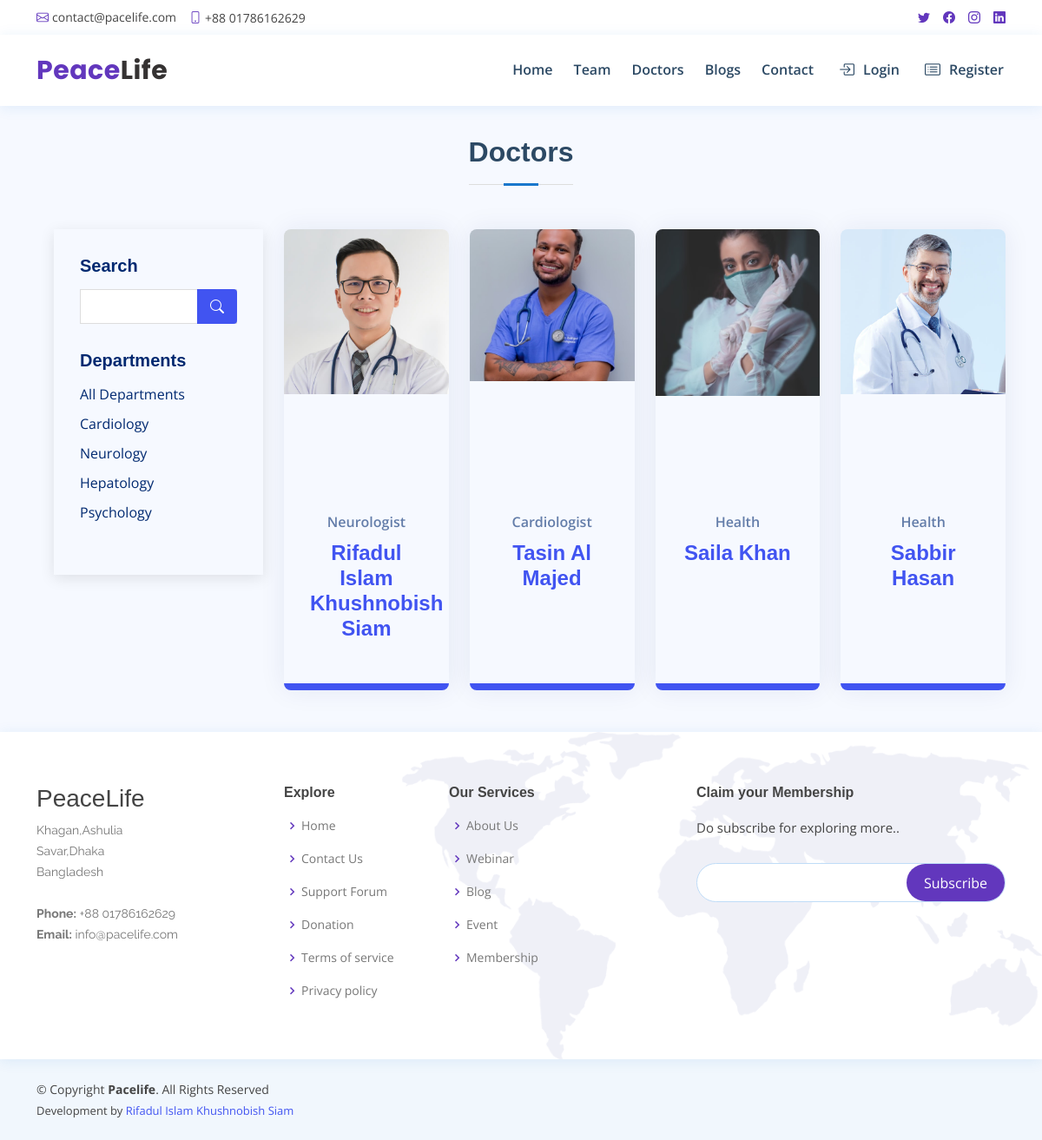
Screenshot of /doctor/ with the database file from the repository.
### doctor/models.py (models this page shows, shortened)
class Department(models.Model):
    name = models.CharField(max_length=100)
    image = models.ImageField(upload_to='medical/department/')
    about = RichTextField()
    slug = models.SlugField(max_length=300, null=True, blank=True)
    create_at = models.DateTimeField(auto_now_add=True)
    updated_at = models.DateTimeField(auto_now=True)

class Doctor(models.Model):
    doctor = models.OneToOneField(User, on_delete=models.CASCADE)
    full_name = models.CharField(max_length=1000)
    slug = models.SlugField(max_length=300, null=True, blank=True)
    department = models.OneToOneField(Department, on_delete=models.CASCADE)
    designation = models.CharField(max_length=100)
    about = RichTextField()
    education = RichTextField()
    experience = RichTextField()
    consulting_fee = models.FloatField(null=True)
    image = models.ImageField(
        upload_to='Doctor/images/')
    create_at = models.DateTimeField(auto_now_add=True)
    updated_at = models.DateTimeField(auto_now=True)

### doctor/views.py (the view)
# urls.py: path('', doctorsView, name='doctors'),
def doctorsView(request):
    template_name = 'doctor/doctors.html'
    search_doctor = request.GET.get('search')
    print('sdd',search_doctor)
    if search_doctor:
        quary = Q(Q(full_name__icontains=search_doctor) | Q(department__name=search_doctor) | Q(designation__icontains=search_doctor) | Q(about__icontains=search_doctor) | Q(consulting_fee__icontains=search_doctor))
        doctors = Doctor.objects.filter(quary)
    else:
        doctors = Doctor.objects.all()
    page = request.GET.get('page',1)
    paginator = Paginator(doctors,8)
    try:
        doctors = paginator.page(page)
    except PageNotAnInteger:
        doctors = paginator.page(1)
    except EmptyPage:
        doctors = paginator.page(paginator.num_pages)
    departments = Department.objects.all()
    context = {
        'doctors': doctors,
        'departments':departments
    }
    return render(request, template_name, context)

### templates/doctor/doctors.html (shortened to what this page needs)
{% extends 'base.html' %}
{% load static %}
{% block css_file %}
<link href="{% static 'assets/css/doctor.css' %}" rel="stylesheet">
{% endblock css_file %}
{% block main__content %}
<main id="main" style="margin-top:8.5rem" class="pb-5">
    <section id="recent-blog-posts" class="recent-blog-posts">
        <div class="container-fluid" data-aos="fade-up">
            <header class="section-title">
                <h2>Doctors</h2>
            </header>
            <div class="row">
                <div class="col-lg-3">
                    {% include 'doctor/doctor_sidebar.html' %}
                </div>
                <div class="col-lg-9">
                    <div class="row">
                        {% if doctors %}
                        {% for doctor in doctors %}
                        <div class="col-lg-3 text-center">
                            <div class="post-box">
                                <div class="post-img"><img src="{{doctor.image.url}}" class="img-fluid" alt=""></div>
                                <div class="card-info">
                                    <span class="post-date">{{doctor.designation}}</span>
                                    <h3 class="post-title"><a
                                            href="{%url 'doctor_details' slug=doctor.slug %}">{{doctor.full_name}}</a>
                                    </h3>
                                </div>
                            </div>
                        </div>
                        {% endfor %}
                        {% else %}
                        <div class="alert alert-primary" role="alert">
                            No Doctor Found!
                        </div>
                        {% endif %}
                    </div>
                </div>
            </div>
        </div>
    </section>
</main>
{% endblock main__content %}

### templates/doctor/doctor_sidebar.html
{% load static %}
<div class="sidebar">
    <h3 class="sidebar-title">Search</h3>
    <div class="sidebar-item search-form">
        <form action="{% url 'doctors' %}" method="GET">
            <input type="text" name='search'>
            <button type="submit"><i class="bi bi-search"></i></button>
        </form>
    </div>
    <h3 class="sidebar-title">Departments</h3>
    <div class="sidebar-item categories">
        <ul>
            <li>
                <a href="{%url 'doctors' %}">All Departments</a>
            </li>
            {% for department in departments %}
            <li>
                <a href="{%url 'department' department.id %}">{{department.name}}</a>
            </li>
            {% endfor %}
        </ul>
    </div>
</div>

### static/assets/css/base.css (style rules this page uses)
body { font-family: 'Open Sans', sans-serif; color: #444444; }
a { color: #6237bd; text-decoration: none; }
h1, h2, h3, h4, h5, h6 { font-family: 'Raleway', sans-serif; }
.section-title { text-align: center; padding-bottom: 30px; }
.section-title h2 { font-size: 32px; font-weight: bold; margin-bottom: 20px; padding-bottom: 20px; position: relative; color: #2c4964; }
.section-title h2::before { content: ''; position: absolute; display: block; width: 120px; height: 1px; background: #ddd; bottom: 1px; left: calc(50% - 60px); }
.section-title h2::after { content: ''; position: absolute; display: block; width: 40px; height: 3px; background: #1977cc; bottom: 0; left: calc(50% - 20px); }

### static/assets/css/doctor.css (style rules this page uses)
.recent-blog-posts .post-box { box-shadow: 0px 0 30px rgba(1, 41, 112, 0.08); transition: 0.3s; height: 100%; overflow: hidden; padding: 30px; border-radius: 8px; position: relative; display: flex; flex-direction: column; border-bottom: 8px solid #4154f1; }
.recent-blog-posts .post-box .post-img { overflow: hidden; margin: -30px -30px 15px -30px; position: relative; min-height: 310px; }
.recent-blog-posts .post-box .post-img img { transition: 0.5s; }
.post-date { font-size: 16px; font-weight: 600; color: rgba(1, 41, 112, 0.6); display: block; margin-bottom: 10px; }
.recent-blog-posts .post-box .post-title { font-size: 24px; color: #012970; font-weight: 700; margin-bottom: 18px; position: relative; transition: 0.3s; }
:root { scroll-behavior: smooth; }
body { font-family: 'Open Sans', sans-serif; background: #f6f9ff; color: #444444; }
a { color: #4154f1; text-decoration: none; }
h1, h2, h3, h4, h5, h6 { font-family: 'Nunito', sans-serif; }
#main { margin-top: 7.5rem; padding: 20px 30px; transition: all 0.3s; }
.sidebar { padding: 30px; margin: 0 0 60px 20px; box-shadow: 0 4px 16px rgba(0, 0, 0, 0.1); }
.sidebar .sidebar-title { font-size: 20px; font-weight: 700; padding: 0 0 0 0; margin: 0 0 15px 0; color: #012970; position: relative; }
.sidebar .sidebar-item { margin-bottom: 30px; }
.sidebar .search-form form { background: #fff; border: 1px solid #ddd; padding: 3px 10px; position: relative; }
.sidebar .search-form form input[type='text'] { border: 0; padding: 4px; border-radius: 4px; width: calc(100% - 40px); }
.sidebar .search-form form button { position: absolute; top: 0; right: 0; bottom: 0; border: 0; background: none; font-size: 16px; padding: 0 15px; margin: -1px; background: #4154f1; color: #fff; transition: 0.3s; border-radius: 0 4px 4px 0; line-height: 0; }
.sidebar .search-form form button i { line-height: 0; }
.sidebar .categories ul { list-style: none; padding: 0; }
.sidebar .categories ul li + li { padding-top: 10px; }
.sidebar .categories ul a { color: #012970; transition: 0.3s; }

### rows the page displays
Department: name "Cardiology"
Department: name "Neurology"
Department: name "Hepatology"
Department: name "Psychology"
Doctor: image (picture), designation "Neurologist", full_name "Rifadul Islam Khushnobish Siam"
Doctor: image (picture), designation "Cardiologist", full_name "Tasin Al Majed"
Doctor: image (picture), designation "Health", full_name "Saila Khan"
Doctor: image (picture), designation "Health", full_name "Sabbir Hasan"
